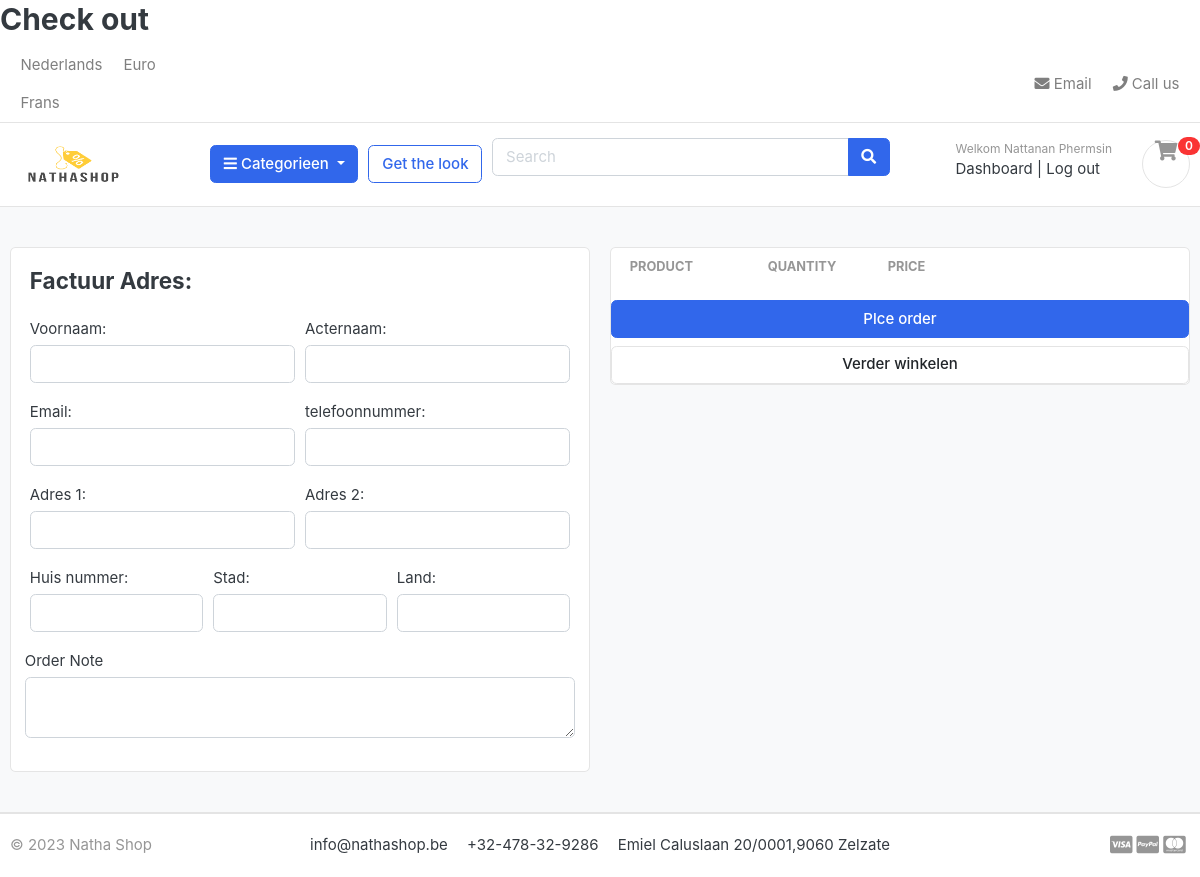
/cart/checkout/ (signed in), run on an earlier commit of the app's database.
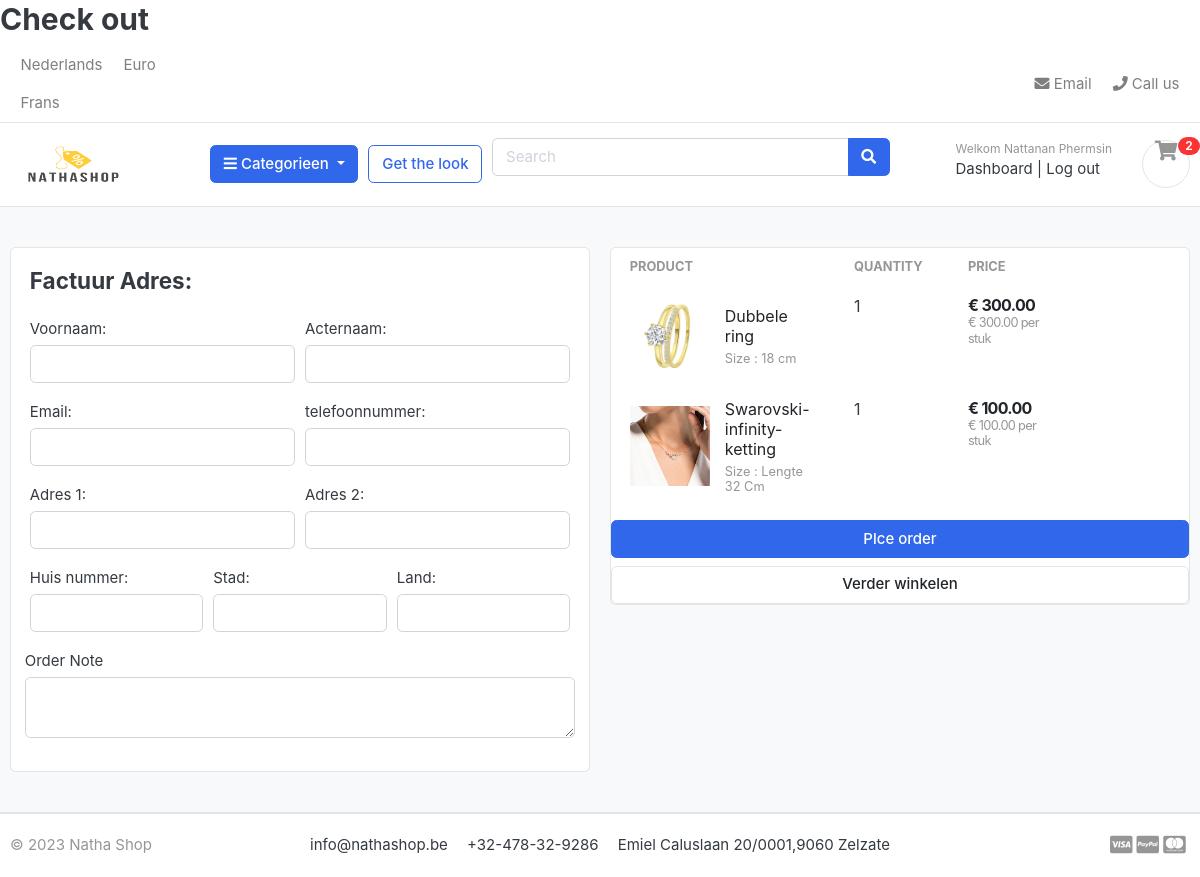
And on a later commit of the database.
### carts/models.py (models this page shows, shortened)
class CartItem(models.Model):
    user      = models.ForeignKey(Account, on_delete=models.CASCADE, null=True)
    product   = models.ForeignKey(Products, on_delete=models.CASCADE)
    variants = models.ManyToManyField(Variant, blank=True)
    cart      = models.ForeignKey(Cart, on_delete=models.CASCADE, null=True)
    quantity  = models.IntegerField()
    is_active = models.BooleanField(default=True)
    def sub_total(self):
        return self.product.price*self.quantity

### store/models.py (models this page shows, shortened)
class Products(models.Model):
    product_name    = models.CharField(max_length=50, unique=True)
    slug            = models.SlugField(max_length=200, unique=True)
    color           = models.CharField(max_length=100,unique=False)
    description     = models.TextField(max_length=255, blank=True)
    price           = models.DecimalField(max_digits=5, decimal_places=2)
    images          = models.ImageField(upload_to='photos/products/', blank=True)
    stock           = models.IntegerField()
    is_available    = models.BooleanField(default=True)
    category        = models.ForeignKey(Categories, on_delete=models.CASCADE)
    created_date    = models.DateTimeField(auto_now_add=True)
    modified_date   = models.DateTimeField(auto_now=True)
    class Meta:
        verbose_name = 'Productss'
        verbose_name_plural = 'Products'
    def get_url(self):
        return reverse('product_detail', args=[self.category.slug, self.slug])

class Variant(models.Model):
    product          = models.ForeignKey(Products, on_delete=models.CASCADE)
    variant_category = models.CharField(max_length=100, choices=variant_category_chioce)
    variant_value    = models.CharField(max_length=100)
    is_active        = models.BooleanField(default=True)
    created_date     = models.DateTimeField(auto_now=True)
    objects = VariantManager()

### carts/views.py (the view)
# urls.py: path('checkout/', views.checkout, name='checkout'),
@login_required(login_url = 'login')
def checkout(request, total=0, quantity=0, sending_cost=0, cart_items=None):
    try:
        tax = 0
        grand_total = 0
        if request.user.is_authenticated:
            cart_items = CartItem.objects.filter(user=request.user, is_active=True)
        else:
            cart = Cart.objects.get(cart_id=_cart_id(request))
            cart_items = CartItem.objects.filter(cart=cart, is_active=True)
        for cart_item in cart_items:
            total += round((cart_item.product.price * cart_item.quantity) - (
                        (21 * cart_item.product.price * cart_item.quantity) / 100), 2)
            quantity += cart_item.quantity
            tax = round((21 * cart_item.product.price * cart_item.quantity) / 100, 2)
            if total <= 50:
                sending_cost = round(Decimal(2.99), 2)
            else:
                sending_cost = 0
            grand_total = round(total + tax + sending_cost, 2)
    except ObjectDoesNotExist:
        pass  # just ignore
    context = {
        'total': total,
        'quantity': quantity,
        'cart_items': cart_items,
        'tax': tax,
        'grand_total': grand_total,
        'sending_cost': sending_cost,
    }
    return render(request, 'store/checkout.html', context)

### carts/context_processors.py (called while the page is built)
def counter(request):
    cart_count = 0
    if 'admin' in request.path:
        return {}
    else:
        try:
            cart = Cart.objects.filter(cart_id=_cart_id(request))
            if request.user.is_authenticated:
                cart_items = CartItem.objects.all().filter(user=request.user)
            else:
                cart_items = CartItem.objects.all().filter(cart=cart[:1])
            for cart_item in cart_items:
                cart_count += cart_item.quantity
        except Cart.DoesNotExist:
            cart_count = 0
    return dict(cart_count=cart_count)

### carts/views.py (called while the page is built)
def _cart_id(request):
    cart = request.session.session_key
    if not cart:
        cart = request.session.create()
    return cart

### category/context_processors.py (called while the page is built)
def menu_links(request):
    links = Categories.objects.all()
    return dict(links=links)

### category/models.py (called while the page is built)
    def get_url(self):
        return reverse('products_by_category', args=[self.slug])

### template/store/checkout.html (shortened to what the changed rows need)
<h2>Check out</h2>
{% extends 'base.html'%}
{% load static %}
{% block content %}
<section class="section-content padding-y bg">
<div class="container">
<div class="row">
	<aside class="col-lg-6">
        <div class="card">
        <table class="table table-borderless table-shopping-cart">
                <thead class="text-muted">
                    <tr class="small text-uppercase">
                      <th scope="col">Product</th>
                      <th scope="col" width="120">Quantity</th>
                      <th scope="col" width="120">Price</th>
                      <th scope="col" class="text-right" width="200"> </th>
                    </tr>
                </thead>
            <tbody>
            {% for cart_item in cart_items %}
            <tr>
                    <td>
                        <figure class="itemside align-items-center">
                            <div class="aside"><img src="{{cart_item.product.images.url }}" class="img-sm"></div>
                            <figcaption class="info">
                                <a href="{{ cart_item.product.get_url }}" class="title text-dark">{{ cart_item.product.product_name }}</a>
                                <p class="text-muted small">
                                    {% if cart_item.variants.all %}
                                        {% for item in cart_item.variants.all %}
                                            {{ item.variant_category | capfirst }} : {{ item.variant_value | capfirst }} <br>
                                        {% endfor %}
                                    {% endif %}
                                </p>
                            </figcaption>
                        </figure>
                    </td>
	                <td>
                        <label for="">{{cart_item.quantity}}</label>
                    </td>
                    <td>
                        <div class="price-wrap">
                            <var class="price">€ {{ cart_item.sub_total }}</var>
                            <small class="text-muted"> € {{ cart_item.product.price }} per stuk</small>
                        </div>
                    </td>
            </tr>
            {% endfor %}
</tbody>
</table>
		</div>
</aside>
</div>
</div>
</section>
{% endblock %}

### template/includes/navbar.html (shortened to what this page needs)
{% load static %}
<header class="section-header">
<nav class="navbar p-md-0 navbar-expand-sm navbar-light border-bottom">
<div class="container">
  <div class="collapse navbar-collapse" id="navbarTop4">
    <ul class="navbar-nav mr-auto">
    	<li class="nav-item dropdown">
		 	<a href="#" class="nav-link">   Nederlands </a>
			<a href="#" class="nav-link">   Frans </a>
		</li>
		<li class="nav-item dropdown">
			<a href="#" class="nav-link"> Euro </a>
		</li>
    </ul>
    <ul class="navbar-nav">
		<li><a href="#" class="nav-link"> <i class="fa fa-envelope"></i> Email </a></li>
		<li><a href="#" class="nav-link"> <i class="fa fa-phone"></i> Call us </a></li>
	</ul>
  </div>
</div>
</nav>
<section class="header-main border-bottom">
	<div class="container">
<div class="row align-items-center">
	<div class="col-lg-2 col-md-3 col-6">
		<a href="{% url 'home'%}" class="brand-wrap">
			<img class="logo" src="{% static './images/logo.png' %}">
		</a>
	</div>
	<div class="col-lg col-sm col-md col-6 flex-grow-0">
		<div class="category-wrap dropdown d-inline-block float-right">
			<button type="button" class="btn btn-primary dropdown-toggle" data-toggle="dropdown">
				<i class="fa fa-bars"></i> Categorieen
			</button>
		</div>
	</div>
	<a href="{%url 'store'%}" class="btn btn-outline-primary">Get the look</a>
	<div class="col-lg  col-md-6 col-sm-12 col">
		<form action="{% url 'search' %}" class="search" method="GET">
			<div class="input-group w-100">
			    <input type="text" class="form-control" style="width:60%;" placeholder="Search" name="keyword">
			    <div class="input-group-append">
			      <button class="btn btn-primary" type="submit">
			        <i class="fa fa-search"></i>
			      </button>
			    </div>
		    </div>
		</form>
	</div>
	<div class="col-lg-3 col-sm-6 col-8 order-2 order-lg-3">
				<div class="d-flex justify-content-end mb-3 mb-lg-0">
					{% if user.id is None %}
					<div class="widget-header">
						<small class="title text-muted">Welcome guest!</small>
						<div>
							<a href="{% url 'login' %}">Sign in</a> <span class="dark-transp"> | </span>
							<a href="{% url 'register' %}"> Sign up</a>
						</div>
					</div>
					{% else %}
					<div class="widget-header">
						<small class="title text-muted">Welkom {{ user.first_name}} {{user.last_name}}</small>
						<div>
							<a href="{% url 'dashboard' %}">Dashboard</a> <span class="dark-transp"> | </span>
							<a href="{% url 'logout' %}"> Log out</a>
						</div>
					</div>
					{% endif %}
					<a href="{% url 'cart' %}" class="widget-header pl-3 ml-3">
						<div class="icon icon-sm rounded-circle border"><i class="fa fa-shopping-cart"></i></div>
						<span class="badge badge-pill badge-danger notify">{{cart_count}}</span>
					</a>
				</div>
			</div>
</div>
	</div>
</section>
</header>

What changed in the data, as far as the page shows it:
added CartItem: product.images (picture), product.product_name "Dubbele ring", quantity "1", sub_total "300.00", product.price "300.00"
now on this page (row unchanged): Variant: variant_category "Size", variant_value "18 cm", shown under "Dubbele ring"
added CartItem: product.images (picture), product.product_name "Swarovski-infinity-ketting", quantity "1", sub_total "100.00", product.price "100.00"
now on this page (row unchanged): Variant: variant_category "Size", variant_value "Lengte 32 Cm", shown under "Swarovski-infinity-ketting"
Also different on the page:
{{ cart_count }}: "0" → "2"
